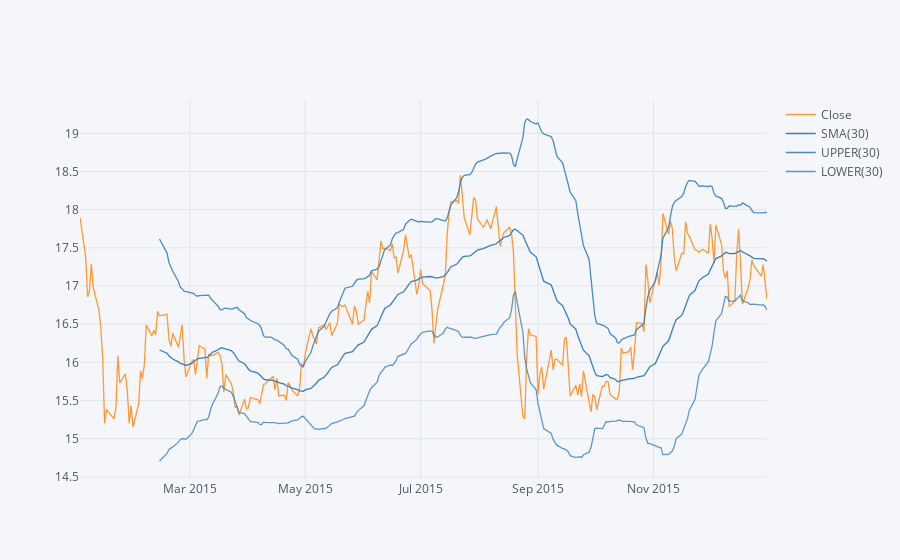

This figure's notebook cell:
### Markdown cell above
**Bollinger Bands:**

### Code cell
BAC_2015['Close'].ta_plot(study='boll',periods = 30, title='BAC stock Bollinger Bands (2015)',
                          xTitle='Dates',  
                          yTitle='Closing Prices')

### Figure 1 — Plotly figure (JSON) as saved in the notebook; plotly's stock layout.template omitted (floating-point values rounded to 4 significant figures; data arrays with more than 128 entries replaced by an {"elided": "..."} marker saying what was removed)
{"data": [{"line": {"color": "rgba(255, 153, 51, 1.0)", "dash": "solid", "shape": "linear", "width": 1.3}, "mode": "lines", "name": "Close", "text": "", "type": "scatter", "x": {"elided": "252 str values"}, "y": {"elided": "252 float values"}}, {"line": {"color": "rgba(55, 128, 191, 1.0)", "dash": "solid", "shape": "linear", "width": 1.3}, "mode": "lines", "name": "SMA(30)", "text": "", "type": "scatter", "x": {"elided": "252 str values"}, "y": {"elided": "252 mixed values"}}, {"line": {"color": "rgba(55, 128, 191, 0.8999999999999999)", "dash": "solid", "shape": "linear", "width": 1.3}, "mode": "lines", "name": "UPPER(30)", "text": "", "type": "scatter", "x": {"elided": "252 str values"}, "y": {"elided": "252 mixed values"}}, {"line": {"color": "rgba(55, 128, 191, 0.7999999999999998)", "dash": "solid", "shape": "linear", "width": 1.3}, "mode": "lines", "name": "LOWER(30)", "text": "", "type": "scatter", "x": {"elided": "252 str values"}, "y": {"elided": "252 mixed values"}}], "layout": {"legend": {"bgcolor": "#F5F6F9", "font": {"color": "#4D5663"}}, "paper_bgcolor": "#F5F6F9", "plot_bgcolor": "#F5F6F9", "title": {"font": {"color": "#4D5663"}}, "xaxis": {"gridcolor": "#E1E5ED", "showgrid": true, "tickfont": {"color": "#4D5663"}, "title": {"font": {"color": "#4D5663"}, "text": ""}, "zerolinecolor": "#E1E5ED"}, "yaxis": {"gridcolor": "#E1E5ED", "showgrid": true, "tickfont": {"color": "#4D5663"}, "title": {"font": {"color": "#4D5663"}, "text": ""}, "zerolinecolor": "#E1E5ED"}}}
